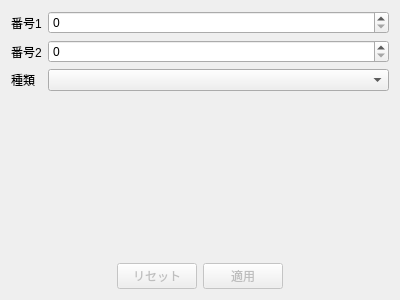
<?xml version="1.0" encoding="UTF-8"?>
<ui version="4.0">
 <class>AuraTab</class>
 <widget class="QWidget" name="AuraTab">
  <property name="geometry">
   <rect>
    <x>0</x>
    <y>0</y>
    <width>400</width>
    <height>300</height>
   </rect>
  </property>
  <property name="windowTitle">
   <string notr="true">Form</string>
  </property>
  <layout class="QVBoxLayout" name="verticalLayout">
   <item>
    <layout class="QFormLayout" name="formLayout">
     <item row="0" column="0">
      <widget class="QLabel" name="label">
       <property name="text">
        <string>番号1</string>
       </property>
      </widget>
     </item>
     <item row="1" column="0">
      <widget class="QLabel" name="label_2">
       <property name="text">
        <string>番号2</string>
       </property>
      </widget>
     </item>
     <item row="2" column="0">
      <widget class="QLabel" name="label_3">
       <property name="text">
        <string>種類</string>
       </property>
      </widget>
     </item>
     <item row="0" column="1">
      <widget class="QSpinBox" name="num1SB">
       <property name="maximum">
        <number>65535</number>
       </property>
      </widget>
     </item>
     <item row="1" column="1">
      <widget class="QSpinBox" name="num2SB">
       <property name="maximum">
        <number>65535</number>
       </property>
      </widget>
     </item>
     <item row="2" column="1">
      <widget class="QComboBox" name="auraCB"/>
     </item>
    </layout>
   </item>
   <item>
    <layout class="QHBoxLayout" name="horizontalLayout_3">
     <item>
      <spacer name="horizontalSpacer">
       <property name="orientation">
        <enum>Qt::Horizontal</enum>
       </property>
       <property name="sizeHint" stdset="0">
        <size>
         <width>40</width>
         <height>20</height>
        </size>
       </property>
      </spacer>
     </item>
     <item>
      <widget class="QPushButton" name="resetButton">
       <property name="enabled">
        <bool>false</bool>
       </property>
       <property name="text">
        <string>リセット</string>
       </property>
      </widget>
     </item>
     <item>
      <widget class="QPushButton" name="applyButton">
       <property name="enabled">
        <bool>false</bool>
       </property>
       <property name="text">
        <string>適用</string>
       </property>
      </widget>
     </item>
     <item>
      <spacer name="horizontalSpacer_2">
       <property name="orientation">
        <enum>Qt::Horizontal</enum>
       </property>
       <property name="sizeHint" stdset="0">
        <size>
         <width>40</width>
         <height>20</height>
        </size>
       </property>
      </spacer>
     </item>
    </layout>
   </item>
  </layout>
 </widget>
 <resources/>
 <connections/>
</ui>
